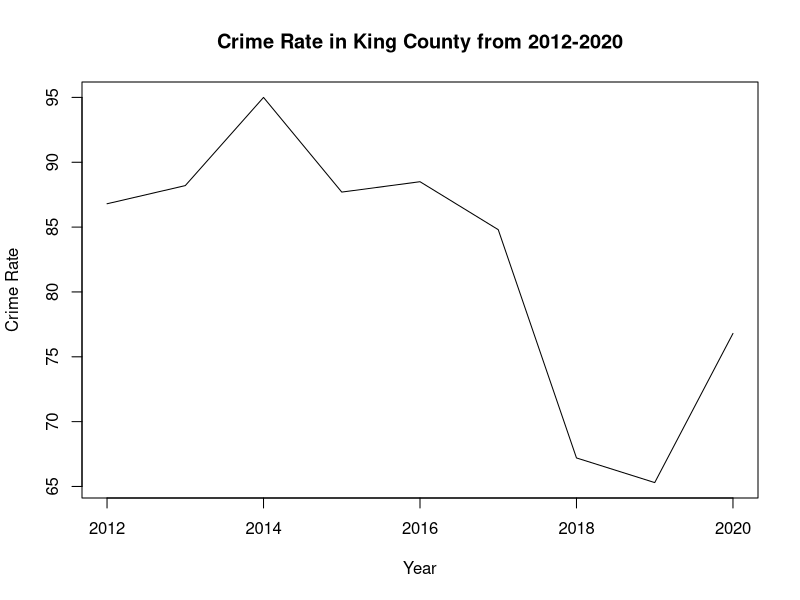

Write the R code that produced this figure.
##How has the crime rate in King County changed over the last ten years?
library(tidyverse)

crime_report <- read.csv("../data/nibrs_12_20.csv")
crime_report
new_crime_report <- crime_report %>% filter(COUNTY == 'KING' & LOCATION == 'COUNTY TOTAL')

king_plot <- plot(new_crime_report$INDEXYEAR, new_crime_report$RATE, type = "l", xlab = "Year",
     ylab = "Crime Rate", main = "Crime Rate in King County from 2012-2020")

